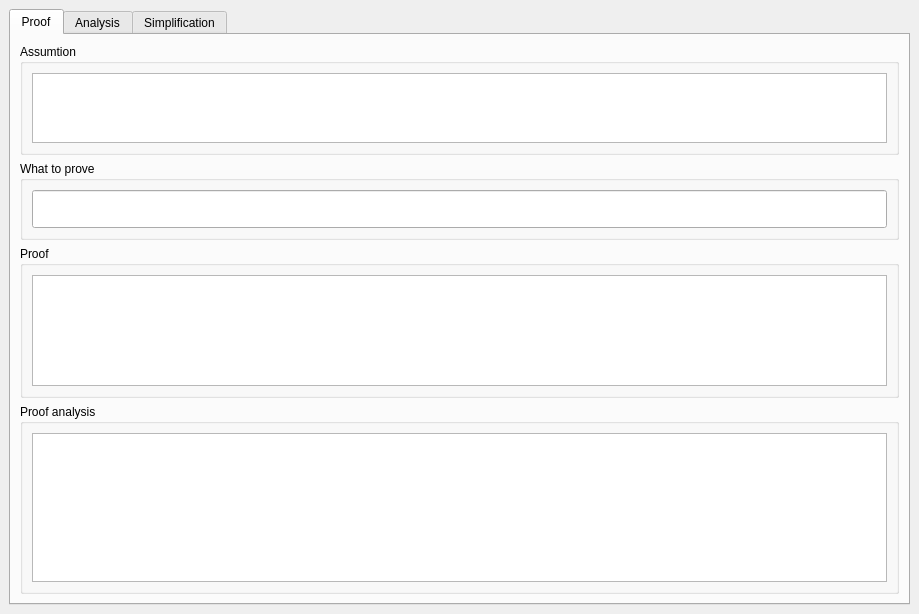
<?xml version="1.0" encoding="UTF-8"?>
<ui version="4.0">
 <class>MainWindow</class>
 <widget class="QMainWindow" name="MainWindow">
  <property name="geometry">
   <rect>
    <x>0</x>
    <y>0</y>
    <width>919</width>
    <height>614</height>
   </rect>
  </property>
  <property name="windowTitle">
   <string>Funny Proof</string>
  </property>
  <widget class="QWidget" name="centralwidget">
   <layout class="QVBoxLayout" name="verticalLayout_9">
    <item>
     <widget class="QTabWidget" name="tabWidget">
      <property name="font">
       <font>
        <pointsize>9</pointsize>
       </font>
      </property>
      <property name="currentIndex">
       <number>0</number>
      </property>
      <widget class="QWidget" name="tab">
       <attribute name="title">
        <string>Proof</string>
       </attribute>
       <layout class="QVBoxLayout" name="verticalLayout_8" stretch="2,1,4,5">
        <item>
         <widget class="QGroupBox" name="groupBox_3">
          <property name="title">
           <string>Assumtion</string>
          </property>
          <layout class="QVBoxLayout" name="verticalLayout_6">
           <item>
            <widget class="QPlainTextEdit" name="axioms">
             <property name="font">
              <font>
               <family>Sans Serif</family>
               <pointsize>16</pointsize>
              </font>
             </property>
            </widget>
           </item>
          </layout>
         </widget>
        </item>
        <item>
         <widget class="QGroupBox" name="groupBox_4">
          <property name="title">
           <string>What to prove</string>
          </property>
          <layout class="QVBoxLayout" name="verticalLayout_5">
           <item>
            <widget class="QLineEdit" name="goal">
             <property name="font">
              <font>
               <family>Sans Serif</family>
               <pointsize>16</pointsize>
              </font>
             </property>
            </widget>
           </item>
          </layout>
         </widget>
        </item>
        <item>
         <widget class="QGroupBox" name="groupBox_5">
          <property name="title">
           <string>Proof</string>
          </property>
          <layout class="QVBoxLayout" name="verticalLayout_4">
           <item>
            <widget class="QPlainTextEdit" name="proof">
             <property name="font">
              <font>
               <family>Sans Serif</family>
               <pointsize>16</pointsize>
              </font>
             </property>
            </widget>
           </item>
          </layout>
         </widget>
        </item>
        <item>
         <widget class="QGroupBox" name="groupBox_6">
          <property name="title">
           <string>Proof analysis</string>
          </property>
          <layout class="QVBoxLayout" name="verticalLayout_7">
           <item>
            <widget class="QPlainTextEdit" name="proofAnalysis">
             <property name="font">
              <font>
               <family>Sans Serif</family>
               <pointsize>16</pointsize>
              </font>
             </property>
             <property name="readOnly">
              <bool>true</bool>
             </property>
            </widget>
           </item>
          </layout>
         </widget>
        </item>
       </layout>
      </widget>
      <widget class="QWidget" name="tab_2">
       <attribute name="title">
        <string>Analysis</string>
       </attribute>
       <layout class="QVBoxLayout" name="verticalLayout_3" stretch="1,10">
        <item>
         <widget class="QGroupBox" name="groupBox">
          <property name="title">
           <string>What to prove</string>
          </property>
          <layout class="QVBoxLayout" name="verticalLayout_2">
           <item>
            <widget class="QPlainTextEdit" name="formulaForAnalysis">
             <property name="font">
              <font>
               <family>Lucida Sans Unicode</family>
               <pointsize>16</pointsize>
              </font>
             </property>
            </widget>
           </item>
          </layout>
         </widget>
        </item>
        <item>
         <widget class="QGroupBox" name="groupBox_2">
          <property name="title">
           <string>Automated proof analysis</string>
          </property>
          <layout class="QVBoxLayout" name="verticalLayout">
           <item>
            <widget class="QPlainTextEdit" name="automatedProofAnalysis">
             <property name="font">
              <font>
               <family>Lucida Sans Unicode</family>
               <pointsize>16</pointsize>
              </font>
             </property>
             <property name="readOnly">
              <bool>true</bool>
             </property>
            </widget>
           </item>
          </layout>
         </widget>
        </item>
       </layout>
      </widget>
      <widget class="QWidget" name="tab_3">
       <attribute name="title">
        <string>Simplification</string>
       </attribute>
       <layout class="QVBoxLayout" name="verticalLayout_10">
        <item>
         <widget class="QGroupBox" name="groupBox_7">
          <property name="title">
           <string>What to simplify</string>
          </property>
          <layout class="QVBoxLayout" name="verticalLayout_12">
           <item>
            <widget class="QPlainTextEdit" name="formulaForSimplification">
             <property name="font">
              <font>
               <family>Sans Serif</family>
               <pointsize>16</pointsize>
              </font>
             </property>
            </widget>
           </item>
          </layout>
         </widget>
        </item>
        <item>
         <widget class="QGroupBox" name="groupBox_8">
          <property name="title">
           <string>Simplified form</string>
          </property>
          <layout class="QVBoxLayout" name="verticalLayout_11">
           <item>
            <widget class="QPlainTextEdit" name="simplificatedFormula">
             <property name="font">
              <font>
               <family>Sans Serif</family>
               <pointsize>16</pointsize>
              </font>
             </property>
             <property name="readOnly">
              <bool>true</bool>
             </property>
            </widget>
           </item>
          </layout>
         </widget>
        </item>
       </layout>
      </widget>
     </widget>
    </item>
   </layout>
  </widget>
 </widget>
 <tabstops>
  <tabstop>axioms</tabstop>
  <tabstop>goal</tabstop>
  <tabstop>proof</tabstop>
  <tabstop>formulaForAnalysis</tabstop>
  <tabstop>formulaForSimplification</tabstop>
  <tabstop>simplificatedFormula</tabstop>
  <tabstop>automatedProofAnalysis</tabstop>
  <tabstop>tabWidget</tabstop>
  <tabstop>proofAnalysis</tabstop>
 </tabstops>
 <resources/>
 <connections>
  <connection>
   <sender>formulaForAnalysis</sender>
   <signal>textChanged()</signal>
   <receiver>MainWindow</receiver>
   <slot>analysisFormulaChanged()</slot>
   <hints>
    <hint type="sourcelabel">
     <x>197</x>
     <y>92</y>
    </hint>
    <hint type="destinationlabel">
     <x>302</x>
     <y>3</y>
    </hint>
   </hints>
  </connection>
  <connection>
   <sender>formulaForSimplification</sender>
   <signal>textChanged()</signal>
   <receiver>MainWindow</receiver>
   <slot>simplificationFormulaChanged()</slot>
   <hints>
    <hint type="sourcelabel">
     <x>254</x>
     <y>99</y>
    </hint>
    <hint type="destinationlabel">
     <x>280</x>
     <y>7</y>
    </hint>
   </hints>
  </connection>
  <connection>
   <sender>axioms</sender>
   <signal>textChanged()</signal>
   <receiver>MainWindow</receiver>
   <slot>axiomChanged()</slot>
   <hints>
    <hint type="sourcelabel">
     <x>175</x>
     <y>80</y>
    </hint>
    <hint type="destinationlabel">
     <x>212</x>
     <y>-1</y>
    </hint>
   </hints>
  </connection>
  <connection>
   <sender>goal</sender>
   <signal>textChanged(QString)</signal>
   <receiver>MainWindow</receiver>
   <slot>goalChanged()</slot>
   <hints>
    <hint type="sourcelabel">
     <x>363</x>
     <y>211</y>
    </hint>
    <hint type="destinationlabel">
     <x>1</x>
     <y>61</y>
    </hint>
   </hints>
  </connection>
  <connection>
   <sender>proof</sender>
   <signal>textChanged()</signal>
   <receiver>MainWindow</receiver>
   <slot>proofChanged()</slot>
   <hints>
    <hint type="sourcelabel">
     <x>253</x>
     <y>261</y>
    </hint>
    <hint type="destinationlabel">
     <x>4</x>
     <y>261</y>
    </hint>
   </hints>
  </connection>
 </connections>
 <slots>
  <slot>analysisFormulaChanged()</slot>
  <slot>axiomChanged()</slot>
  <slot>goalChanged()</slot>
  <slot>proofChanged()</slot>
  <slot>simplificationFormulaChanged()</slot>
 </slots>
</ui>
